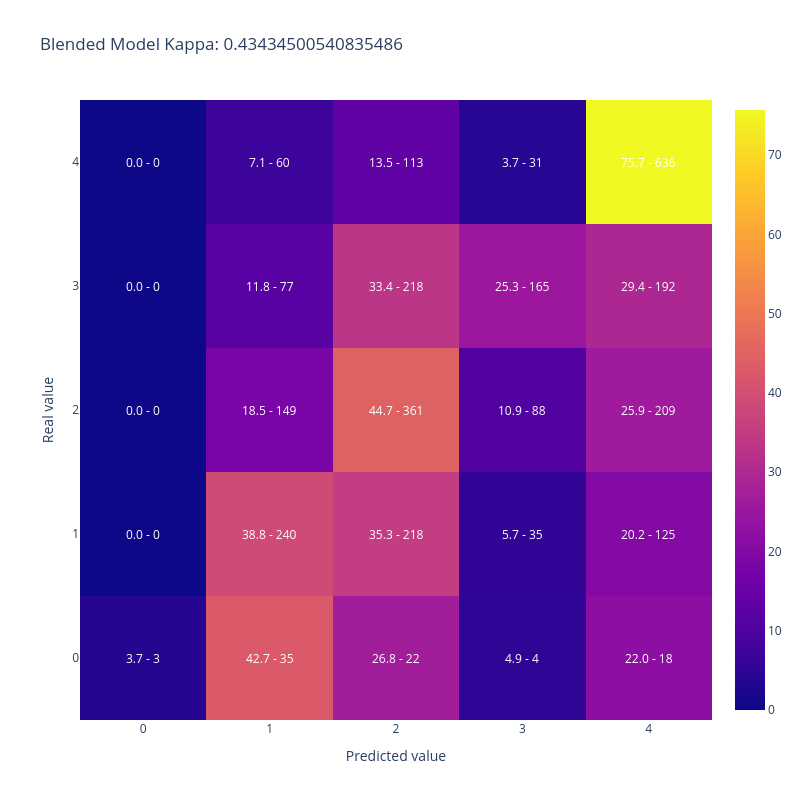

The notebook cell saved with this chart:
### Code cell
plot_confusion_matrix(merged_datasets['AdoptionSpeed'],
                      merged_datasets['blend_pred_score'].apply(np.argmax), 
                    title = 'Blended Model Kappa: ' + str(cohen_kappa_score(merged_datasets['AdoptionSpeed'],
                                                                   merged_datasets['blend_pred_score'].apply(np.argmax), 
                                                                    weights='quadratic')))

### Figure 1 — Plotly figure (JSON) as saved in the notebook; plotly's stock layout.template omitted (floating-point values rounded to 4 significant figures)
{"data": [{"type": "heatmap", "x": [0, 1, 2, 3, 4], "y": [0, 1, 2, 3, 4], "z": [[3.659, 42.68, 26.83, 4.878, 21.95], [0.0, 38.83, 35.28, 5.663, 20.23], [0.0, 18.46, 44.73, 10.9, 25.9], [0.0, 11.81, 33.44, 25.31, 29.45], [0.0, 7.143, 13.45, 3.69, 75.71]]}], "layout": {"annotations": [{"font": {"color": "white"}, "showarrow": false, "text": "3.7 - 3", "x": 0, "xref": "x", "y": 0, "yref": "y"}, {"font": {"color": "white"}, "showarrow": false, "text": "42.7 - 35", "x": 1, "xref": "x", "y": 0, "yref": "y"}, {"font": {"color": "white"}, "showarrow": false, "text": "26.8 - 22", "x": 2, "xref": "x", "y": 0, "yref": "y"}, {"font": {"color": "white"}, "showarrow": false, "text": "4.9 - 4", "x": 3, "xref": "x", "y": 0, "yref": "y"}, {"font": {"color": "white"}, "showarrow": false, "text": "22.0 - 18", "x": 4, "xref": "x", "y": 0, "yref": "y"}, {"font": {"color": "white"}, "showarrow": false, "text": "0.0 - 0", "x": 0, "xref": "x", "y": 1, "yref": "y"}, {"font": {"color": "white"}, "showarrow": false, "text": "38.8 - 240", "x": 1, "xref": "x", "y": 1, "yref": "y"}, {"font": {"color": "white"}, "showarrow": false, "text": "35.3 - 218", "x": 2, "xref": "x", "y": 1, "yref": "y"}, {"font": {"color": "white"}, "showarrow": false, "text": "5.7 - 35", "x": 3, "xref": "x", "y": 1, "yref": "y"}, {"font": {"color": "white"}, "showarrow": false, "text": "20.2 - 125", "x": 4, "xref": "x", "y": 1, "yref": "y"}, {"font": {"color": "white"}, "showarrow": false, "text": "0.0 - 0", "x": 0, "xref": "x", "y": 2, "yref": "y"}, {"font": {"color": "white"}, "showarrow": false, "text": "18.5 - 149", "x": 1, "xref": "x", "y": 2, "yref": "y"}, {"font": {"color": "white"}, "showarrow": false, "text": "44.7 - 361", "x": 2, "xref": "x", "y": 2, "yref": "y"}, {"font": {"color": "white"}, "showarrow": false, "text": "10.9 - 88", "x": 3, "xref": "x", "y": 2, "yref": "y"}, {"font": {"color": "white"}, "showarrow": false, "text": "25.9 - 209", "x": 4, "xref": "x", "y": 2, "yref": "y"}, {"font": {"color": "white"}, "showarrow": false, "text": "0.0 - 0", "x": 0, "xref": "x", "y": 3, "yref": "y"}, {"font": {"color": "white"}, "showarrow": false, "text": "11.8 - 77", "x": 1, "xref": "x", "y": 3, "yref": "y"}, {"font": {"color": "white"}, "showarrow": false, "text": "33.4 - 218", "x": 2, "xref": "x", "y": 3, "yref": "y"}, {"font": {"color": "white"}, "showarrow": false, "text": "25.3 - 165", "x": 3, "xref": "x", "y": 3, "yref": "y"}, {"font": {"color": "white"}, "showarrow": false, "text": "29.4 - 192", "x": 4, "xref": "x", "y": 3, "yref": "y"}, {"font": {"color": "white"}, "showarrow": false, "text": "0.0 - 0", "x": 0, "xref": "x", "y": 4, "yref": "y"}, {"font": {"color": "white"}, "showarrow": false, "text": "7.1 - 60", "x": 1, "xref": "x", "y": 4, "yref": "y"}, {"font": {"color": "white"}, "showarrow": false, "text": "13.5 - 113", "x": 2, "xref": "x", "y": 4, "yref": "y"}, {"font": {"color": "white"}, "showarrow": false, "text": "3.7 - 31", "x": 3, "xref": "x", "y": 4, "yref": "y"}, {"font": {"color": "white"}, "showarrow": false, "text": "75.7 - 636", "x": 4, "xref": "x", "y": 4, "yref": "y"}], "height": 800, "title": {"text": "Blended Model Kappa: 0.43434500540835486"}, "width": 800, "xaxis": {"title": {"text": "Predicted value"}}, "yaxis": {"title": {"text": "Real value"}}}}
